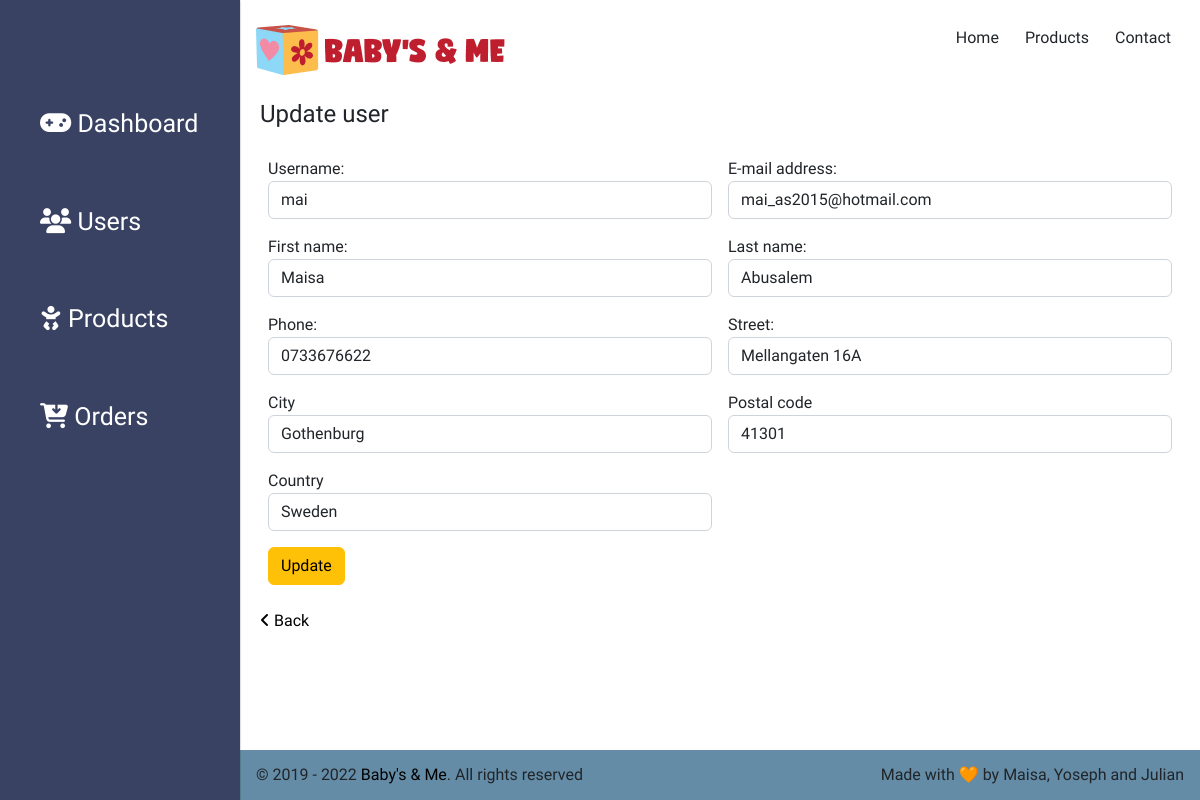
The page /admin/update-user.php?userId=14 on the database its author committed.
### tables this page shows
CREATE TABLE `users` (
  `id` int(11) NOT NULL,
  `username` varchar(60) NOT NULL,
  `first_name` varchar(60) NOT NULL,
  `last_name` varchar(60) NOT NULL,
  `email` varchar(150) NOT NULL,
  `password` varchar(60) NOT NULL,
  `phone` varchar(60) NOT NULL,
  `street` varchar(255) NOT NULL,
  `postal_code` varchar(255) NOT NULL,
  `city` varchar(90) NOT NULL,
  `country` varchar(90) NOT NULL,
  `create_date` timestamp NOT NULL DEFAULT CURRENT_TIMESTAMP,
  `img_url` text
);

### src/config.php (called while the page is built, shortened)
<?php
require(SRC_PATH . '/dbconnect.php');
require(SRC_PATH . '/app/UserDbHandler.php');
$userDbHandler = new UserDbHandler($pdo);

### src/app/UserDbHandler.php (called while the page is built, shortened)
<?php
class UserDbHandler
{
    public function __construct($pdo)
    {
        $this->pdo = $pdo;
    }
    public function fetchUserById($id) {
        $sql = "
            SELECT * FROM users
            WHERE id = :id
        ";
        $stmt = $this->pdo->prepare($sql);
        $stmt->bindParam(':id', $id);
        $stmt->execute();
        return $stmt->fetch();
    }
}

### public/admin/update-user.php (the view, shortened to what this page needs)
<?php
    require('../../src/config.php');
    $userById = $userDbHandler->fetchUserById($_GET['userId']);
?>
<?php include('layout/header.php'); ?>
<div id="content">
    <h4>Update user</h4>
    <table class="table">
        <form method="POST" action="#">
            <tr>
                <td>
                    <label for="input1">Username:</label><br>
                    <input type="text" class="text form-control" name="username"
                        value="<?=htmlentities($userById['username']) ?>">
                </td>
                <td>
                    <label for="input2">E-mail address:</label><br>
                    <input type="text" class="text form-control" name="email"
                        value="<?=htmlentities($userById['email']) ?>">
                </td>
            </tr>
            <tr>
                <td>
                    <label for="input5">First name:</label><br>
                    <input type="text" class="text form-control" name="first_name"
                        value="<?=htmlentities($userById['first_name']) ?>">
                </td>
                <td>
                    <label for="input6">Last name:</label><br>
                    <input type="text" class="text form-control" name="last_name"
                        value="<?=htmlentities($userById['last_name']) ?>">
                </td>
            </tr>
            <tr>
                <td>
                    <label for="input7">Phone:</label><br>
                    <input type="text" class="text form-control" name="phone"
                        value="<?=htmlentities($userById['phone']) ?>">
                </td>
                <td>
                    <label for="input8">Street:</label><br>
                    <input type="text" class="text form-control" name="street"
                        value="<?=htmlentities($userById['street']) ?>">
                </td>
            </tr>
            <tr>
                <td>
                    <label for="input9">City</label><br>
                    <input type="text" class="text form-control" name="city"
                        value="<?=htmlentities($userById['city']) ?>">
                </td>
                <td>
                    <label for="input7">Postal code</label><br>
                    <input type="text" class="text form-control" name="postal_code"
                        value="<?=htmlentities($userById['postal_code']) ?>">
                </td>
            </tr>
            <tr>
                <td>
                    <label for="country">Country</label><br>
                    <input type="text" class="text form-control" name="country"
                        value="<?=htmlentities($userById['country']) ?>">
                </td>
            </tr>
            <tr>
                <td>
                    <input type="submit" name="updateUserBtn" value="Update"
                        class="btn btn-warning">
                </td>
        </form>
    </table>
    <a href="users.php"><i class="fas fa-angle-left"></i> Back</a>
</div>
<?php include('layout/footer.php'); ?>

### public/admin/css/style.css (style rules this page uses)
body { margin: 0; padding: 0; font-family: 'Mukta', sans-serif; box-sizing: border-box; }
table { margin-top: 20px; }
td { vertical-align: baseline; }
a { text-decoration: none; color: #000; }
td { border:none; }
#content { margin: 50px 20px; }

### rows shown on the page
users: username "mai", email "mai_as2015@hotmail.com", first_name "Maisa", last_name "Abusalem", phone "0733676622", street "Mellangaten 16A", city "Gothenburg", postal_code "41301", country "Sweden"
